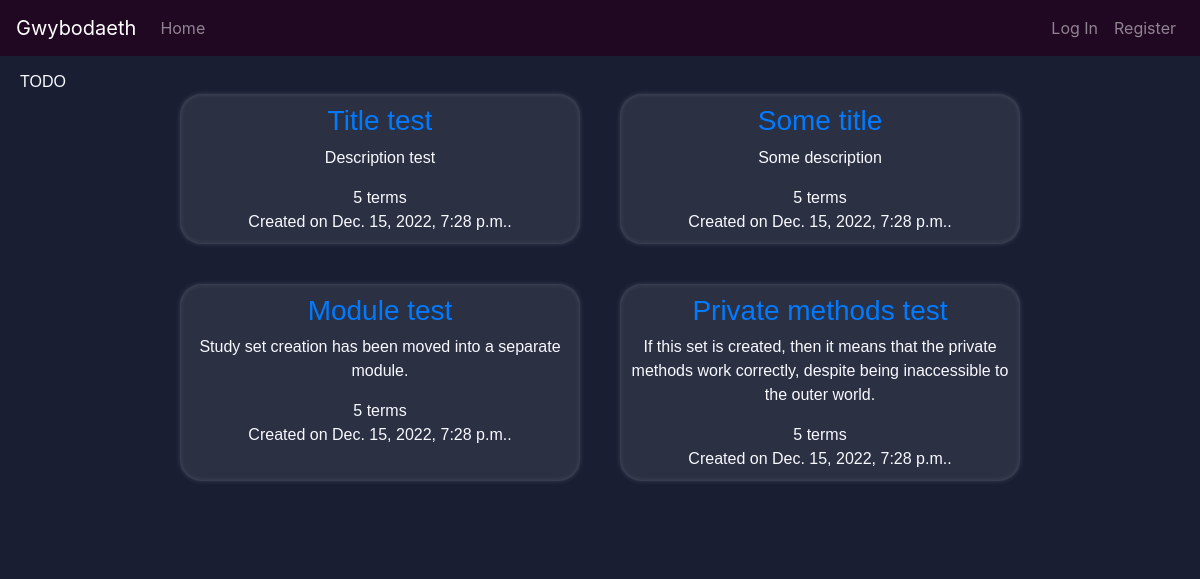
Page /kamil/sets on the earlier database version.
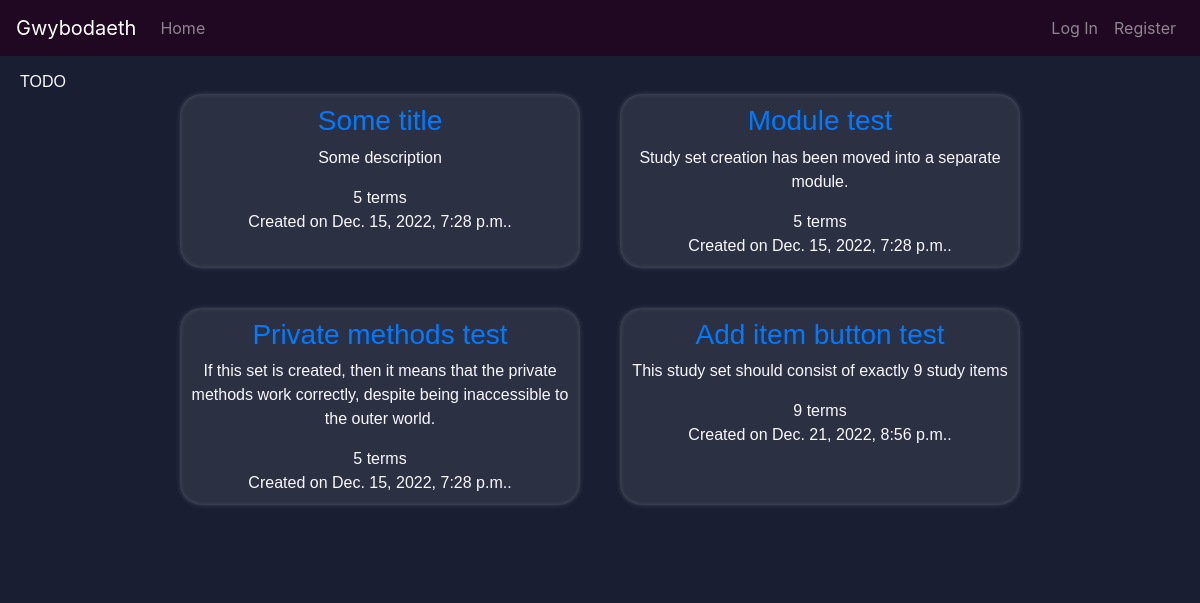
Same page on the later database version.
### Gwybodaeth/models.py (models this page shows)
class Study_set(models.Model):
    author      = models.ForeignKey(User, on_delete=models.CASCADE, related_name="study_sets")
    description = models.CharField(max_length=1023)
    title       = models.CharField(max_length=127)
    defs_lang   = models.CharField(max_length=8)
    terms_lang  = models.CharField(max_length=8)
    terms       = models.JSONField()
    timestamp   = models.DateTimeField(auto_now_add=True)
    def terms_count(self):
        return len(self.terms.keys())

### Gwybodaeth/views.py (the view)
# urls.py: path("<str:username>/sets",           views.user_sets,            name="user-sets"      ),
def user_sets(request, username):
    require_method(request, 'GET')
    if not username == request.user.username:
        print("Accessing study sets belonging to another user.\
                This may or may not be allowed (TODO as an optional feature.\
                Type: advanced (to be done AFTER the important parts are done and working))")
    sets = Study_set.objects.filter(author__username=username)
    return render(request, "gwybodaeth/user_sets.html", {
        "sets": sets
    })

### Gwybodaeth/util.py (called while the page is built)
def require_method(request, method, status=400):
    if (type(method) is list) and (not request.method in method):
        return JsonResponse({"error": f"Request method must be one of the following:\
                            {', '.join(method)}."},
                            status=status)
    if not request.method == method:
        return JsonResponse({"error": f"{method} request required"},
                            status=status)

### Gwybodaeth/templates/gwybodaeth/user_sets.html (shortened to what this page needs)
{% extends './layout.html' %}
{% block body %}
  TODO
  <div class="grid-container-2">
    {% for set in sets %}
      <div class="set-item">
        <div class="set-title">
          <h3><a href="{% url 'study-set-view' set.id %}">{{ set.title }}</a></h3>
        </div>
        <div class="set-description">
          <p>{{ set.description}}</p>
        </div>
        <div class="set-terms-counter">
          {{ set.terms_count }} terms
        </div>
        <div class="set-timestamp">
          Created on {{ set.timestamp }}.
        </div>
      </div>
    {% empty %}
      <h3> You haven't created any study sets! </h3>
      <p> Maybe it's time to <a href="{% url 'create-set' %}">create one</a>?
    {% endfor %}
  </div>
{% endblock %}

### Gwybodaeth/templates/gwybodaeth/layout.html (shortened to what this page needs)
{% load static %}
<!DOCTYPE html>
<html lang="en">
    <head>
        <link   rel ="stylesheet"
                href="{% static 'gwybodaeth/styles/styles.css' %}">
    </head>
    <body>
        <nav class="navbar fixed-top navbar-expand-lg navbar-dark bg-porffor">
            <a  class="navbar-brand"
                href="{% url 'index' %}">Gwybodaeth</a>
            <ul class="navbar-nav mr-auto">
                <li class="nav-item">
                    <a  class="nav-link"
                        href="{% url 'index' %}">Home</a>
                </li>
            </ul>
            <ul class="navbar-nav ml-auto">
            {% if user.is_authenticated %}
                {% if user.is_superuser %}
                    <li class="nav-item">
                        <a href="/admin/" class="nav-link">Administration panel</a>
                    </li>
                {% endif %}
                <li class="nav-item">
                    <a class="nav-link" href="">
                        <strong>{{ user.username }}</strong>
                    </a>
                </li>
                <li class="nav-item">
                    <a class="nav-link" href="{% url 'logout' %}">Log Out</a>
                </li>
            {% else %}
                <li class="nav-item">
                    <a class="nav-link" href="{% url 'login' %}">Log In</a>
                </li>
                <li class="nav-item">
                    <a class="nav-link" href="{% url 'register' %}">Register</a>
                </li>
            {% endif %}
            </ul>
        </nav>
        <div class="body">
            {% block body %}
            {% endblock %}
        </div>
    </body>
</html>

Differences in the rows shown:
removed Study_set: title "Title test", description "Description test", terms_count "5", timestamp "Dec. 15, 2022, 7:28 p.m."
added Study_set: title "Add item button test", description "This study set should consist of exactly 9 study items", terms_count "9", timestamp "Dec. 21, 2022, 8:56 p.m."
